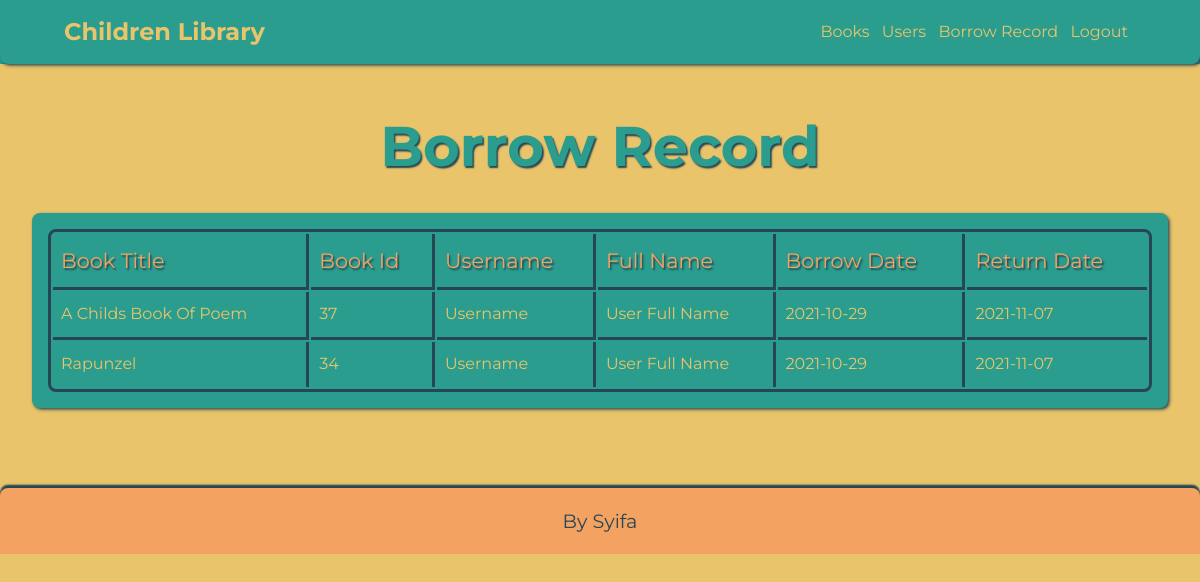
The app's page /admin_borrow_record.php (signed in) with its own data.
### tables this page shows
CREATE TABLE `borrow` (
  `id` int(11) NOT NULL,
  `book_id` int(11) NOT NULL,
  `user_id` int(11) NOT NULL,
  `borrow_date` date NOT NULL,
  `borrow_return` date NOT NULL
);

CREATE TABLE `books` (
  `id` int(11) NOT NULL,
  `book_title` varchar(100) NOT NULL,
  `about_book` varchar(1000) NOT NULL,
  `publish_date` date NOT NULL,
  `category` varchar(100) NOT NULL,
  `book_cover` varchar(250) NOT NULL
);

CREATE TABLE `users` (
  `id` int(11) NOT NULL,
  `username` varchar(50) NOT NULL,
  `email` varchar(100) NOT NULL,
  `password` varchar(50) NOT NULL,
  `fullname` varchar(100) NOT NULL,
  `age` int(2) NOT NULL
);

### includes/borrow.view.php (called while the page is built, shortened)
<?php
include('borrow.class.php');
class BorrowView extends Borrow{
    public function displayBorrows(){
        $borrow = new Borrow();
        return $borrow->getAllBorrow();
    }
}

### includes/connection.php (called while the page is built)
<?php
    class Connection {
        private $servername = "localhost";
        private $username = "root";
        private $password = "";
        private $database = "child_library";
        protected function connect(){
            $conn = new mysqli($this->servername, $this->username, $this->password,$this->database);
            if ($conn->connect_error) {
                return die("Connection failed: " . $conn->connect_error);
            }else{
                return $conn;
            }
        }
    }
?>

### includes/borrow.class.php (called while the page is built, shortened)
<?php
include('connection.php');
class Borrow extends Connection{
    protected function getAllBorrow(){
        $sql = "SELECT * FROM borrow INNER JOIN books ON borrow.book_id = books.id INNER JOIN users ON borrow.user_id = users.id ORDER BY borrow.id DESC";
        $result = $this->connect()->query($sql);
        if($result){
            if ($result->num_rows > 0) {
                return $result;
            } else {
                return $result;
            }
        }else{
            return false;
        }
    }
}
?>

### admin_borrow_record.php (the view, shortened to what this page needs)
<?php
    include('asset/header.php');
    include('includes/borrow.view.php');
    if(isset($_SESSION["adminID"])){
        $borrowView = new BorrowView();
        $borrow = $borrowView->displayBorrows();
    }else{
        header('Location: index.php');
        exit();
    }
?>
<section>
    <h1>Borrow Record</h1>
    <div class="table-bg">
        <table>
            <tr>
                <td>book title</td>
                <td>book id</td>
                <td>username</td>
                <td>full name</td>
                <td>borrow date</td>
                <td>return date</td>
            </tr>
            <?php
                foreach($borrow as $row){
            ?>
            <tr>
                <td><?php echo $row["book_title"] ?></td>
                <td><?php echo $row["book_id"] ?></td>
                <td><?php echo $row["username"] ?></td>
                <td><?php echo $row["fullname"] ?></td>
                <td><?php echo $row["borrow_date"] ?></td>
                <td><?php echo $row["borrow_return"] ?></td>
            </tr>
            <?php
            }
            ?>
        </table>
    </div>
</section>
<?php
    include('asset/footer.php');
?>

### asset/style.css (style rules this page uses)
:root { --orange: #e76f51; --soft-orange: #f4a261; --yellow: #e9c46a; --green: #2a9d8f; --dark-green: #264653; --shadow: 0.1rem 0.1rem 0.2rem var(--dark-green); --shadow-text: 0.1rem 0.1rem 0.1rem var(--dark-green); }
* { margin: 0; padding: 0; box-sizing: border-box; font-family: "Montserrat", sans-serif; list-style: none; text-decoration: none; text-transform: capitalize; line-height: 1.8; }
html { scroll-padding-top: 1rem; scroll-behavior: smooth; }
body { background-color: var(--yellow); }
section { margin: 2rem; text-align: center; }
section h1 { color: var(--green); text-shadow: var(--shadow-text); margin-bottom: 1rem; font-size: 3.5rem; }
.table-bg { background-color: var(--green); box-shadow: var(--shadow); border-radius: 0.5rem; padding: 1rem; width: 100%; display: block; }
table { width: 100%; margin: auto; color: var(--dark-green); border: 0.2rem solid var(--dark-green); border-radius: 0.5rem; text-align: left; }
td { color: var(--yellow); padding: 0.5rem; border-bottom: 0.2rem solid var(--dark-green); border-right: 0.2rem solid var(--dark-green); font-size: 1rem; }
td:last-child { border-right: none; }
tr:last-child td { border-bottom: none; }
tr:first-child td { font-size: 1.3rem; color: var(--soft-orange); text-shadow: var(--shadow-text); }

### records on screen
borrow: book.book_title "A Childs Book Of Poem", book "37", user.username "Username", user.fullname "User Full Name", borrow_date "2021-10-29", borrow_return "2021-11-07"
borrow: book.book_title "Rapunzel", book "34", user.username "Username", user.fullname "User Full Name", borrow_date "2021-10-29", borrow_return "2021-11-07"
